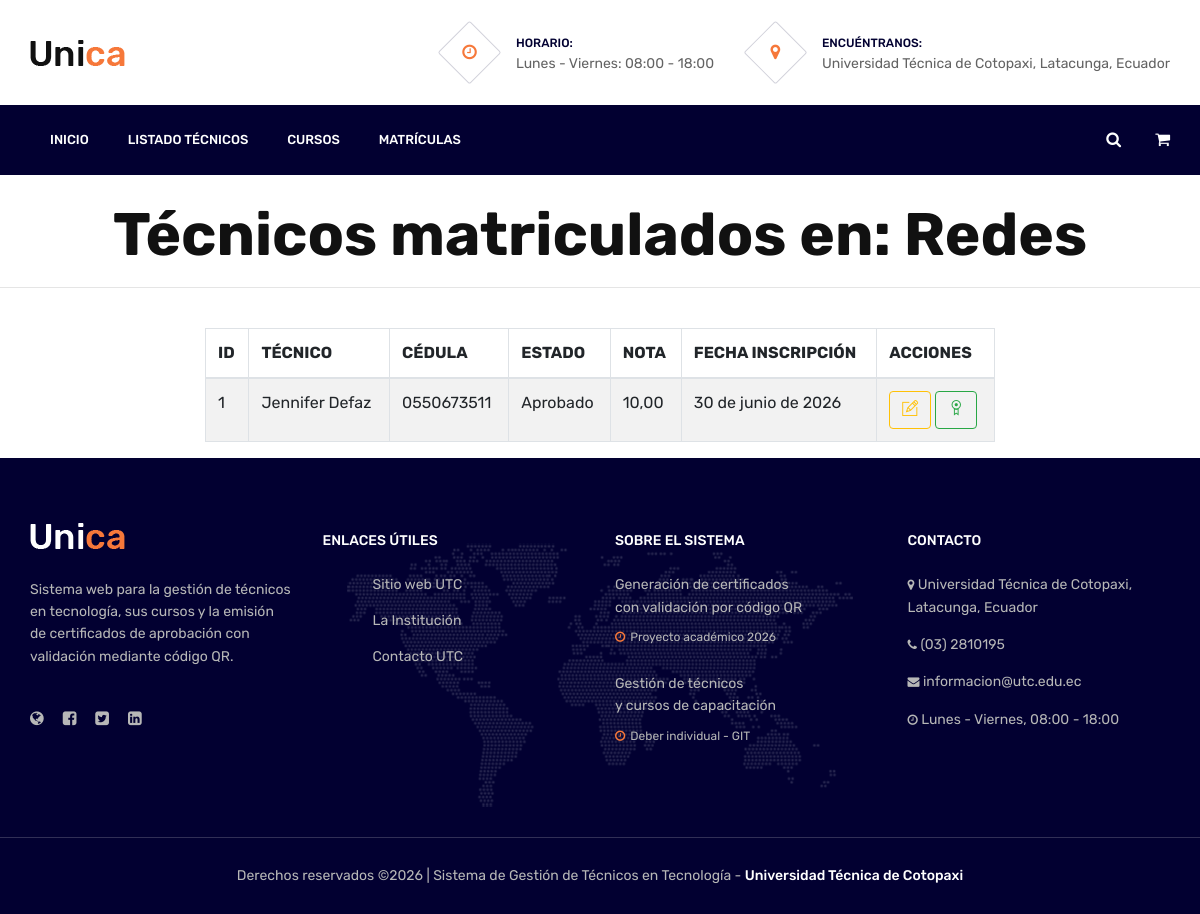
Page /listadoTecnicosCursos/2/ on the committed database.
### tecnologia/models.py (models this page shows)
class Curso(models.Model):
    id = models.AutoField(primary_key=True)
    nombre = models.CharField(max_length=100)
    descripcion = models.TextField(blank=True)
    instructor = models.CharField(max_length=100)
    horas_duracion = models.PositiveIntegerField()
    fecha_inicio = models.DateField()
    fecha_fin = models.DateField()

class Inscripcion(models.Model):
    APROBADO = 'APROBADO'
    REPROBADO = 'REPROBADO'
    EN_CURSO = 'EN_CURSO'
    ESTADOS = [
        (EN_CURSO, 'En curso'),
        (APROBADO, 'Aprobado'),
        (REPROBADO, 'Reprobado'),
    ]
    id = models.AutoField(primary_key=True)
    tecnico = models.ForeignKey('Tecnico', on_delete=models.CASCADE)
    curso = models.ForeignKey('Curso', on_delete=models.CASCADE)
    nota_final = models.DecimalField(max_digits=4, decimal_places=2, null=True, blank=True)
    estado = models.CharField(max_length=10, choices=ESTADOS, default=EN_CURSO)
    fecha_inscripcion = models.DateField(auto_now_add=True)

class Tecnico(models.Model):
    id = models.AutoField(primary_key=True)
    nombres = models.CharField(max_length=80)
    apellidos = models.CharField(max_length=80)
    cedula = models.CharField(max_length=10, unique=True)
    correo = models.EmailField(max_length=100, unique=True)
    telefono = models.CharField(max_length=10, blank=True)
    especialidad = models.CharField(max_length=100, blank=True)
    foto = models.FileField(upload_to='tecnicos', null=True, blank=True)

### tecnologia/views.py (the view)
# urls.py: path('listadoTecnicosCursos/<int:id>/', views.listadoTecnicosCursos),
def listadoTecnicosCursos(request, id):
    cursoActual = Curso.objects.get(id=id)
    inscripciones = Inscripcion.objects.filter(curso=cursoActual)
    return render(request, 'listadoTecnicosCursos.html', {'curso': cursoActual, 'misInscripciones': inscripciones})

### tecnologia/templates/listadoTecnicosCursos.html (shortened to what this page needs)
{% extends "./plantillaPrin.html" %}
{% block contenido %}
<center>
    <br>
    <h1> <b>Técnicos matriculados en: {{ curso.nombre }}</b></h1>
    <hr>
</center>
<br>
<div class="row">
    <div class="col-md-2"></div>
    <div class="col-md-8">
        <table id="tbl_inscripciones" class="table table-striped table-bordered">
            <thead>
                <tr>
                    <th>ID</th>
                    <th>TÉCNICO</th>
                    <th>CÉDULA</th>
                    <th>ESTADO</th>
                    <th>NOTA</th>
                    <th>FECHA INSCRIPCIÓN</th>
                    <th>ACCIONES</th>
                </tr>
            </thead>
            <tbody>
                {% for inscripcionTemporal in misInscripciones %}
                <tr>
                    <td>{{ inscripcionTemporal.id }}</td>
                    <td>{{ inscripcionTemporal.tecnico.nombres }} {{ inscripcionTemporal.tecnico.apellidos }}</td>
                    <td>{{ inscripcionTemporal.tecnico.cedula }}</td>
                    <td>{{ inscripcionTemporal.get_estado_display }}</td>
                    <td>{{ inscripcionTemporal.nota_final|default:"Sin calificar" }}</td>
                    <td>{{ inscripcionTemporal.fecha_inscripcion }}</td>
                    <td>
                        <a href="/editarInscripcion/{{ inscripcionTemporal.id }}/" class="btn btn-outline-warning" title="Calificar">
                            <i class="ti-pencil-alt"></i>
                        </a>
                        {% if inscripcionTemporal.estado == "APROBADO" %}
                            <a href="/certificado/{{ inscripcionTemporal.id }}/"
                               onclick="window.open(this.href,'Certificado','width=900,height=700,resizable=yes,scrollbars=yes'); return false;"
                               class="btn btn-outline-success" title="Ver Certificado">
                                <i class="ti-medall-alt"></i>
                            </a>
                        {% else %}
                            <a title="Certificado no disponible" class="disabled btn btn-outline-success" href="javascript:void(0)">
                                <i class="ti-medall-alt"></i>
                            </a>
                        {% endif %}
                    </td>
                </tr>
                {% endfor %}
            </tbody>
        </table>
    </div>
</div>
{% endblock %}

### proyectoTecnicosJSDY/static/css/style.css (style rules this page uses)
html, body { height: 100%; font-family: 'Rubik', sans-serif; }
h1, h2, h3, h4, h5, h6 { color: #111111; margin: 0; font-weight: 500; font-family: 'Rubik', sans-serif; }
h1 { font-size: 60px; }

### rows in the picture
Curso: nombre "Redes"
Inscripcion: id "1", tecnico.nombres "Jennifer", tecnico.apellidos "Defaz", tecnico.cedula "0550673511", estado "Aprobado", nota_final "10,00", fecha_inscripcion "30 de junio de 2026"
